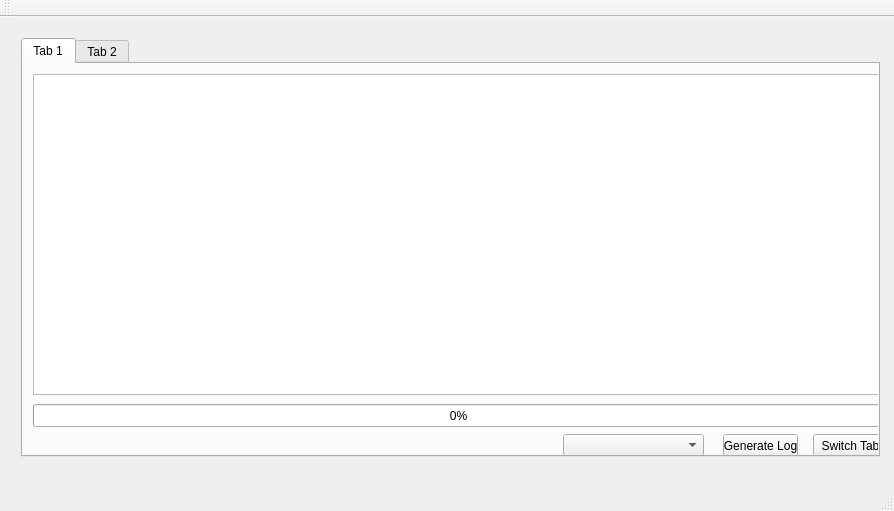
<?xml version="1.0" encoding="UTF-8"?>
<ui version="4.0">
 <class>MainWindow</class>
 <widget class="QMainWindow" name="MainWindow">
  <property name="geometry">
   <rect>
    <x>0</x>
    <y>0</y>
    <width>894</width>
    <height>511</height>
   </rect>
  </property>
  <property name="windowTitle">
   <string>MainWindow</string>
  </property>
  <widget class="QWidget" name="centralWidget">
   <widget class="QWidget" name="verticalLayoutWidget">
    <property name="geometry">
     <rect>
      <x>10</x>
      <y>10</y>
      <width>881</width>
      <height>441</height>
     </rect>
    </property>
    <layout class="QVBoxLayout" name="verticalLayout">
     <property name="sizeConstraint">
      <enum>QLayout::SetMaximumSize</enum>
     </property>
     <item>
      <widget class="QTabWidget" name="tabWidget">
       <property name="currentIndex">
        <number>0</number>
       </property>
       <widget class="QWidget" name="tab">
        <attribute name="title">
         <string>Tab 1</string>
        </attribute>
        <widget class="QListWidget" name="listWidget">
         <property name="geometry">
          <rect>
           <x>10</x>
           <y>10</y>
           <width>851</width>
           <height>321</height>
          </rect>
         </property>
        </widget>
        <widget class="QPushButton" name="pushButton">
         <property name="geometry">
          <rect>
           <x>700</x>
           <y>370</y>
           <width>75</width>
           <height>23</height>
          </rect>
         </property>
         <property name="text">
          <string>Generate Log</string>
         </property>
        </widget>
        <widget class="QPushButton" name="pushButton_2">
         <property name="geometry">
          <rect>
           <x>790</x>
           <y>370</y>
           <width>75</width>
           <height>23</height>
          </rect>
         </property>
         <property name="text">
          <string>Switch Tab</string>
         </property>
        </widget>
        <widget class="QProgressBar" name="progressBar">
         <property name="geometry">
          <rect>
           <x>10</x>
           <y>340</y>
           <width>851</width>
           <height>23</height>
          </rect>
         </property>
         <property name="value">
          <number>0</number>
         </property>
        </widget>
        <widget class="QComboBox" name="comboBox">
         <property name="geometry">
          <rect>
           <x>540</x>
           <y>370</y>
           <width>141</width>
           <height>22</height>
          </rect>
         </property>
        </widget>
       </widget>
       <widget class="QWidget" name="tab_2">
        <attribute name="title">
         <string>Tab 2</string>
        </attribute>
       </widget>
      </widget>
     </item>
    </layout>
   </widget>
  </widget>
  <widget class="QMenuBar" name="menuBar">
   <property name="geometry">
    <rect>
     <x>0</x>
     <y>0</y>
     <width>894</width>
     <height>21</height>
    </rect>
   </property>
  </widget>
  <widget class="QToolBar" name="mainToolBar">
   <attribute name="toolBarArea">
    <enum>TopToolBarArea</enum>
   </attribute>
   <attribute name="toolBarBreak">
    <bool>false</bool>
   </attribute>
  </widget>
  <widget class="QStatusBar" name="statusBar"/>
 </widget>
 <layoutdefault spacing="6" margin="11"/>
 <resources/>
 <connections/>
</ui>
